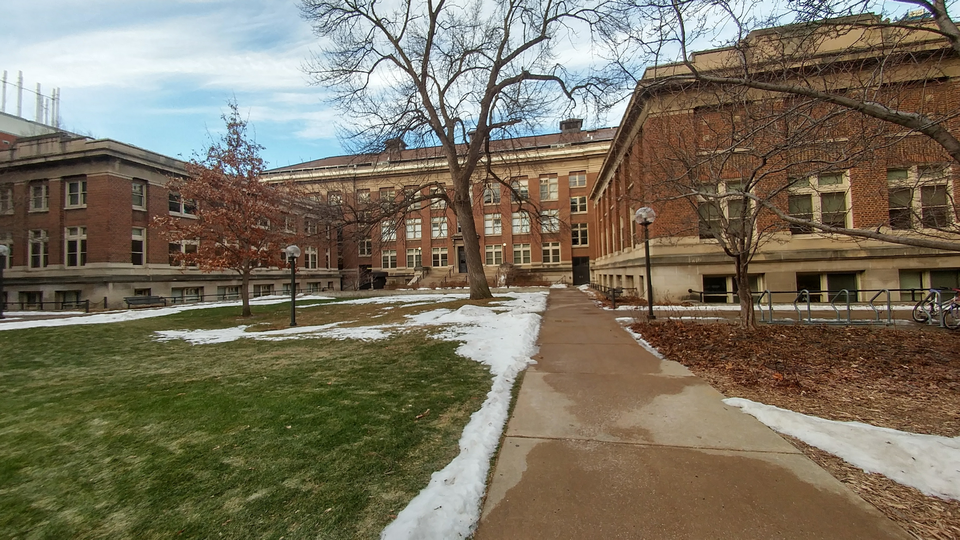
#> input picture left.bmp, 960 x 540 px
$ python Stereo_Reconstruction.py
#> lines starting #> are read from the running program, lines starting #| are printed output that depends on the picture; long printed decimals are rounded
import cv2
import numpy as np
import scipy.io as sio
from scipy.linalg import null_space
import matplotlib.pyplot as plt
import sys
from sklearn.neighbors import NearestNeighbors
from mpl_toolkits.mplot3d import Axes3D

NN_RATIO = 0.7
RANSAC_N = 1000
SIFT_SIZE = 12


def find_match_from_template_to_target(_template, _target):
    # SIFT features (descriptors) extraction
    sift = cv2.xfeatures2d.SIFT_create()
    template_kps, template_descriptors = sift.detectAndCompute(_template, None)
    target_kps, target_descriptors = sift.detectAndCompute(_target, None)
    # Nearest neighbour matching
    model = NearestNeighbors(n_neighbors=2).fit(target_descriptors)
    distances, indices = model.kneighbors(template_descriptors)
    # Ratio culling
    x1, x2, x1_all, x2_all = [], [], [], []
    # For each kp in img1 if nearest neighbour distance ratio < NN_RATIO
    for i in range(len(template_kps)):
        point1 = template_kps[i].pt
        point2 = target_kps[indices[i][0]].pt
        d1, d2 = distances[i]
        if (d1 / d2) <= NN_RATIO:
            x1.append(point1)
            x2.append(point2)
        x1_all.append(point1)
        x2_all.append(point2)

    x1, x2, x1_all, x2_all = np.asarray(x1), np.asarray(x2), np.asarray(x1_all), np.asarray(x2_all)

    print('{} SIFT feature matches'.format(len(x1_all)))
    # visualize_find_match(_target, _template, x1_all, x2_all)
    print('{} SIFT feature matches with filtering ratio {}'.format(len(x1), NN_RATIO))
    return x1, x2


def find_match(img1, img2):
    x1_forward, x2_forward = find_match_from_template_to_target(img1, img2)
    # visualize_find_match(img1, img2, x1_forward, x2_forward)
    x2_backward, x1_backward = find_match_from_template_to_target(img2, img1)
    # visualize_find_match(img1, img2, x1_backward, x2_backward)
    forward_dict = {}
    for x1, x2 in zip(x1_forward, x2_forward):
        forward_dict[tuple(x1)] = tuple(x2)
    backward_dict = {}
    for x1, x2 in zip(x1_backward, x2_backward):
        backward_dict[tuple(x2)] = tuple(x1)
    x1_final, x2_final = [], []
    for x1, x2 in zip(x1_forward, x2_forward):
        try:
            if backward_dict[forward_dict[tuple(x1)]] == tuple(x1):
                x1_final.append(x1)
                x2_final.append(x2)
        except KeyError:
            pass
    x1_final, x2_final = np.asarray(x1_final), np.asarray(x2_final)
    print('{} SIFT feature matches with bi-directional consistency check'.format(len(x1_final)))
    return x1_final, x2_final


def compute_F_by_8_point_algo(pts1, pts2):
    assert pts1.shape == pts2.shape == (8, 2)
    A = np.zeros((8, 9))
    for i, (u, v) in enumerate(zip(pts1, pts2)):
        # print(i, u, v)
        A[i, 0] = u[0] * v[0]
        A[i, 1] = u[1] * v[0]
        A[i, 2] = v[0]
        A[i, 3] = u[0] * v[1]
        A[i, 4] = u[1] * v[1]
        A[i, 5] = v[1]
        A[i, 6] = u[0]
        A[i, 7] = u[1]
        A[i, 8] = 1
    F = null_space(A)
    # Take only the first solution to null space
    F = F[:, 0]
    F = F.reshape(3, 3)
    return F


def do_svd_cleapup(F_tentative):
    # Decompose
    u, d, vt = np.linalg.svd(F_tentative)
    # print(u.shape, d.shape, vt.shape)
    # Cleanup step to make rank == 2
    d[2] = 0
    # Re-construct back
    F_cleaned = np.dot(u * d, vt)
    return F_cleaned


def compute_RANSAC_loss(pts1, pts2, F_cleaned):
    loss = []
    for pt1, pt2 in zip(pts1, pts2):
        u = np.asarray([pt1[0], pt1[1], 1])
        v = np.asarray([pt2[0], pt2[1], 1])
        per_point_loss = np.dot(np.matmul(v, F_cleaned), u)
        # print(v, F_cleaned, u, per_point_loss)
        loss.append(per_point_loss)
    loss = np.asarray(loss)
    loss = np.sum(loss ** 2)
    return loss


def compute_F(pts1, pts2):
    assert pts1.shape == pts2.shape
    n, _ = pts1.shape
    indices = np.arange(n)
    min_loss = None
    best_F = None
    for _ in range(RANSAC_N):
        np.random.shuffle(indices)
        first_eight_indices = indices[:8]
        # Compute tentative F using null space of 8 points matrix
        F_tentative = compute_F_by_8_point_algo(pts1[first_eight_indices], pts2[first_eight_indices])
        # Do SVD cleanup
        F_cleaned = do_svd_cleapup(F_tentative)
        # Compute loss
        loss = compute_RANSAC_loss(pts1, pts2, F_cleaned)
        # print(loss)
        if min_loss is None or loss < min_loss:
            min_loss = loss
            best_F = F_cleaned
    print('Min loss = {} for RANSAC iterations = {}'.format(min_loss, RANSAC_N))
    print('Best fundamental matrix = {}'.format(best_F))
    return best_F


# [102 lines left out: functions make_skew_symmetric_matrix, triangulation, disambiguate_pose, compute_rectification, compute_dense_sift_repr, dense_match, not called in this run]


# PROVIDED functions
def compute_camera_pose(F, K):
    E = K.T @ F @ K
    R_1, R_2, t = cv2.decomposeEssentialMat(E)
    # 4 cases
    R1, t1 = R_1, t
    R2, t2 = R_1, -t
    R3, t3 = R_2, t
    R4, t4 = R_2, -t

    Rs = [R1, R2, R3, R4]
    ts = [t1, t2, t3, t4]
    Cs = []
    for i in range(4):
        Cs.append(-Rs[i].T @ ts[i])
    return Rs, Cs


def visualize_img_pair(img1, img2):
    img = np.hstack((img1, img2))
    if img1.ndim == 3:
        plt.imshow(cv2.cvtColor(img, cv2.COLOR_BGR2RGB))
    else:
        plt.imshow(img, cmap='gray')
    plt.axis('off')
    plt.show()


def visualize_find_match(img1, img2, pts1, pts2):
    assert pts1.shape == pts2.shape, 'x1 and x2 should have same shape!'
    img_h = img1.shape[0]
    scale_factor1 = img_h / img1.shape[0]
    scale_factor2 = img_h / img2.shape[0]
    img1_resized = cv2.resize(img1, None, fx=scale_factor1, fy=scale_factor1)
    img2_resized = cv2.resize(img2, None, fx=scale_factor2, fy=scale_factor2)
    pts1 = pts1 * scale_factor1
    pts2 = pts2 * scale_factor2
    pts2[:, 0] += img1_resized.shape[1]
    img = np.hstack((img1_resized, img2_resized))
    plt.imshow(cv2.cvtColor(img, cv2.COLOR_BGR2RGB))
    for i in range(pts1.shape[0]):
        plt.plot([pts1[i, 0], pts2[i, 0]], [pts1[i, 1], pts2[i, 1]], 'b.-', linewidth=0.5, markersize=5)
    plt.axis('off')
    plt.show()


def visualize_epipolar_lines(F, pts1, pts2, img1, img2):
    assert pts1.shape == pts2.shape, 'x1 and x2 should have same shape!'
    ax1 = plt.subplot(121)
    ax2 = plt.subplot(122)
    ax1.imshow(cv2.cvtColor(img1, cv2.COLOR_BGR2RGB))
    ax2.imshow(cv2.cvtColor(img2, cv2.COLOR_BGR2RGB))

    for i in range(pts1.shape[0]):
        x1, y1 = int(pts1[i][0] + 0.5), int(pts1[i][1] + 0.5)
        ax1.scatter(x1, y1, s=5)
        p1, p2 = find_epipolar_line_end_points(img2, F, (x1, y1))
        ax2.plot([p1[0], p2[0]], [p1[1], p2[1]], linewidth=0.5)

    for i in range(pts2.shape[0]):
        x2, y2 = int(pts2[i][0] + 0.5), int(pts2[i][1] + 0.5)
        ax2.scatter(x2, y2, s=5)
        p1, p2 = find_epipolar_line_end_points(img1, F.T, (x2, y2))
        ax1.plot([p1[0], p2[0]], [p1[1], p2[1]], linewidth=0.5)

    ax1.axis('off')
    ax2.axis('off')
    plt.show()


def find_epipolar_line_end_points(img, F, p):
    img_width = img.shape[1]
    el = np.dot(F, np.array([p[0], p[1], 1]).reshape(3, 1))
    p1 = (0, int((-el[2] / el[1])[0]))
    p2 = (img.shape[1], int(((-img_width * el[0] - el[2]) / el[1])[0]))
    _, p1, p2 = cv2.clipLine((0, 0, img.shape[1], img.shape[0]), p1, p2)
    return p1, p2


def visualize_camera_poses(Rs, Cs):
    assert (len(Rs) == len(Cs) == 4)
    fig = plt.figure()
    R1, C1 = np.eye(3), np.zeros((3, 1))
    for i in range(4):
        R2, C2 = Rs[i], Cs[i]
        ax = fig.add_subplot(2, 2, i + 1, projection='3d')
        draw_camera(ax, R1, C1)
        draw_camera(ax, R2, C2)
        set_axes_equal(ax)
        ax.set_xlabel('x axis')
        ax.set_ylabel('y axis')
        ax.set_zlabel('z axis')
        ax.view_init(azim=-90, elev=0)
    fig.tight_layout()
    plt.show()


# [34 lines left out: functions visualize_camera_poses_with_pts, visualize_camera_pose_with_pts, not called in this run]


def draw_camera(ax, R, C, scale=0.2):
    axis_end_points = C + scale * R.T  # (3, 3)
    vertices = C + scale * R.T @ np.array([[1, 1, 1], [-1, 1, 1], [-1, -1, 1], [1, -1, 1]]).T  # (3, 4)
    vertices_ = np.hstack((vertices, vertices[:, :1]))  # (3, 5)

    # draw coordinate system of camera
    ax.plot([C[0], axis_end_points[0, 0]], [C[1], axis_end_points[1, 0]], [C[2], axis_end_points[2, 0]], 'r-')
    ax.plot([C[0], axis_end_points[0, 1]], [C[1], axis_end_points[1, 1]], [C[2], axis_end_points[2, 1]], 'g-')
    ax.plot([C[0], axis_end_points[0, 2]], [C[1], axis_end_points[1, 2]], [C[2], axis_end_points[2, 2]], 'b-')

    # draw square window and lines connecting it to camera center
    ax.plot(vertices_[0, :], vertices_[1, :], vertices_[2, :], 'k-')
    ax.plot([C[0], vertices[0, 0]], [C[1], vertices[1, 0]], [C[2], vertices[2, 0]], 'k-')
    ax.plot([C[0], vertices[0, 1]], [C[1], vertices[1, 1]], [C[2], vertices[2, 1]], 'k-')
    ax.plot([C[0], vertices[0, 2]], [C[1], vertices[1, 2]], [C[2], vertices[2, 2]], 'k-')
    ax.plot([C[0], vertices[0, 3]], [C[1], vertices[1, 3]], [C[2], vertices[2, 3]], 'k-')


# [20 lines left out: functions set_axes_equal, visualize_disparity_map, not called in this run]


if __name__ == '__main__':
    np.random.seed(42)

    # read in left and right images as RGB images
    img_left = cv2.imread('./left.bmp', 1)
#> img_left is the input picture: shape (540, 960, 3); mean B, G, R 94.8, 113, 120.7
    img_right = cv2.imread('./right.bmp', 1)
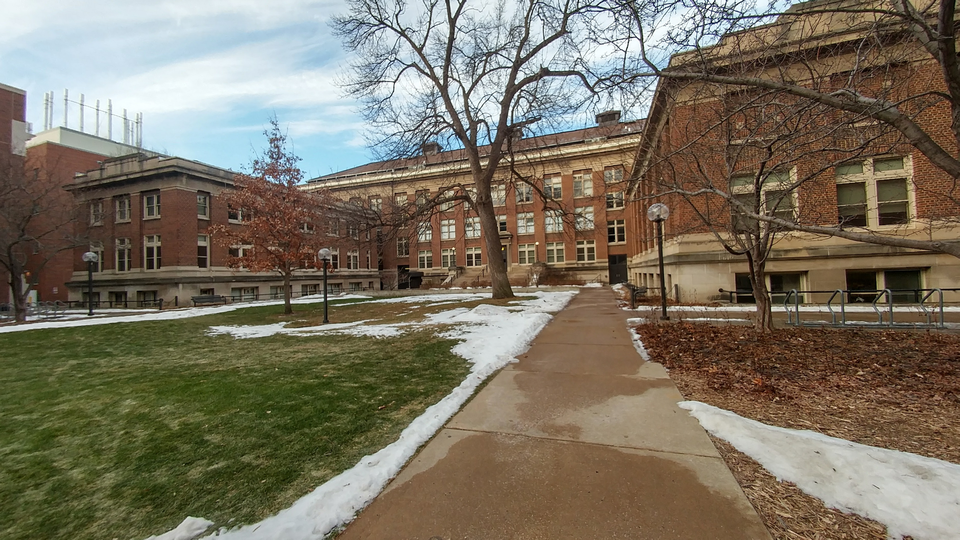
#> input picture right.bmp, 960 x 540 px
#> img_right is the input picture: shape (540, 960, 3); mean B, G, R 97.6, 114.2, 122.1
    visualize_img_pair(img_left, img_right)
#> in visualize_img_pair, `img = np.hstack((img1, img2))`:
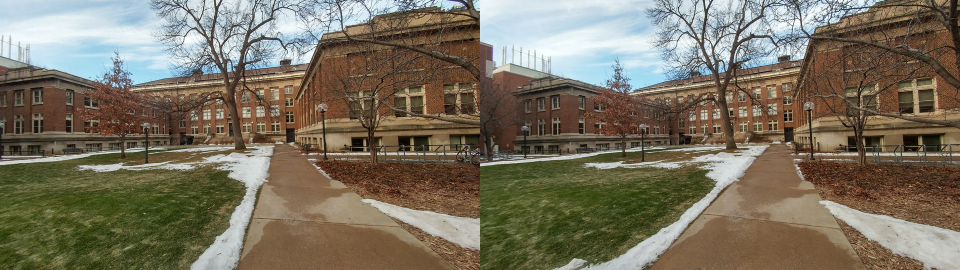
#> img: shape (540, 1920, 3) (shown at 1/2 size); mean B, G, R 96.2, 113.6, 121.4

    # Step 1: find correspondences between image pair
    pts1, pts2 = find_match(img_left, img_right)
#> in find_match_from_template_to_target, `template_kps, template_descriptors = sift.detectAndCompute(_template, ..`: template_kps = 4058 keypoints; strongest (x, y, size): (488, 124, 1.9), (375, 65, 1.9), (495, 59, 1.9), (437, 25, 2)
#> in find_match_from_template_to_target, `target_kps, target_descriptors = sift.detectAndCompute(_target, None)`: target_kps = 3949 keypoints; strongest (x, y, size): (509, 159, 1.9), (707, 6, 1.9), (441, 82, 2.6), (537, 243, 1.8)
#> in find_match_from_template_to_target, `distances, indices = model.kneighbors(template_descriptors)`: distances = 4058 pairs, first value 31.53 to 399.2, second value 90.44 to 408.3; indices = 4058 pairs, first value 7 to 3945, second value 5 to 3946
#> the loop in find_match_from_template_to_target, `for i in range(len(template_kps)):` made 4058 passes
#> (point1, point2, d1, d2) on passes 1 to 3: ((2.31, 456.7), (519.2, 96.99), 348, 353.8), ((2.45, 420.7), (92.43, 371.4), 291.1, 303.2), ((2.86, 452.4), (595.1, 146.5), 325.9, 335)
#> after the loop in find_match_from_template_to_target, `for i in range(len(template_kps)):`: x1 = 403 pairs, first value 5.43 to 916.3, second value 3.86 to 522.6; x1_all = 4058 pairs, first value 2.31 to 957.1, second value 2.32 to 537.1; x2 = 403 pairs, first value 48.07 to 941.3, second value 10.58 to 480; x2_all = 4058 pairs, first value 8.63 to 953.9, second value 3.32 to 534.9
#| 4058 SIFT feature matches
#| 403 SIFT feature matches with filtering ratio 0.7
#> in find_match, `x1_forward, x2_forward = find_match_from_template_to_target(img1, img2)`: x1_forward has the same summary as x1 in find_match_from_template_to_target; x2_forward has the same summary as x2 in find_match_from_template_to_target
#> in find_match_from_template_to_target (call 2), `template_kps, template_descriptors = sift.detectAndCompute(_template, ..`: template_kps has the same summary as target_kps
#> in find_match_from_template_to_target (call 2), `target_kps, target_descriptors = sift.detectAndCompute(_target, None)`: target_kps has the same summary as template_kps
#> the loop in find_match_from_template_to_target (call 2), `for i in range(len(template_kps)):` made 3949 passes
#> (point1, point2, d1, d2) on passes 1 to 3: ((3.51, 350.5), (803.2, 220.3), 320.7, 323.9), ((3.51, 350.5), (57.4, 394.4), 252.3, 285.3), ((5.17, 319.8), (837.5, 67.28), 287.3, 287.7)
#| 3949 SIFT feature matches
#| 383 SIFT feature matches with filtering ratio 0.7
#> in find_match, `x2_backward, x1_backward = find_match_from_template_to_target(img2, im..`: x2_backward = 383 pairs, first value 21.68 to 941.3, second value 10.58 to 519.4; x1_backward = 383 pairs, first value 4.07 to 916.3, second value 3.86 to 533.6
#> the loop in find_match, `for x1, x2 in zip(x1_forward, x2_forward):` made 403 passes
#> (x1, x2) on passes 1 to 3: ([5.43, 155], [95.74, 174.5]), ([6.02, 111.6], [99.53, 135.6]), ([10.14, 266.9], [158.3, 267])
#> after the loop in find_match, `for x1, x2 in zip(x1_forward, x2_forward):`: forward_dict = 362 items
#> the loop in find_match, `for x1, x2 in zip(x1_backward, x2_backward):` made 383 passes
#> (x1, x2) on passes 1 to 3: ([868.4, 506.8], [21.68, 499.8]), ([57.93, 94.65], [51.61, 98.23]), ([38.4, 514.6], [53.38, 471.1])
#> after the loop in find_match, `for x1, x2 in zip(x1_backward, x2_backward):`: backward_dict = 345 items
#> after the loop in find_match, `for x1, x2 in zip(x1_forward, x2_forward):`: x1_final = 320 pairs, first value 6.02 to 916.3, second value 3.86 to 514.6; x2_final = 320 pairs, first value 51.61 to 941.3, second value 10.58 to 480
#| 320 SIFT feature matches with bi-directional consistency check
#> pts1 has the same summary as x1_final in find_match; pts2 has the same summary as x2_final in find_match
    visualize_find_match(img_left, img_right, pts1, pts2)
#> in visualize_find_match, `pts1 = pts1 * scale_factor1`: pts1 has the same summary as x1_final in find_match
#> in visualize_find_match, `pts2 = pts2 * scale_factor2`: pts2 has the same summary as x2_final in find_match
#> in visualize_find_match, `plt.show()`:
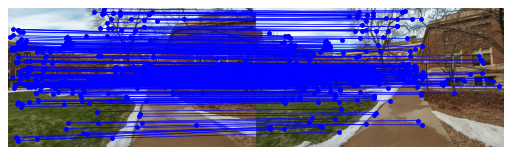
#> figure drawn by matplotlib, 1 panel

    # Step 2: compute fundamental matrix
    F = compute_F(pts1, pts2)
#> the loop in compute_F, `for _ in range(RANSAC_N):` made 1000 passes
#> (loss, min_loss) on passes 1, 3: (4.81, 4.81), (3.45, 3.45)
#> loss on pass 2: 7.1
#| Min loss = 0.513 for RANSAC iterations = 1000
#| Best fundamental matrix = [[ 1.61343499e-07  1.21333678e-05 -4.10772511e-03]
#|  [-5.98855711e-06 -7.00532433e-07 -1.46189446e-02]
#|  [ 2.13400270e-03  1.15783331e-02  9.99815384e-01]]
    visualize_epipolar_lines(F, pts1, pts2, img_left, img_right)
#> in visualize_epipolar_lines, `plt.show()`:
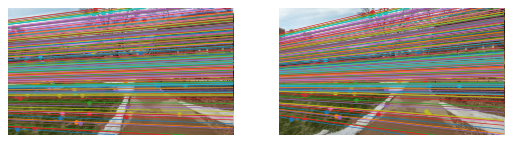
#> figure drawn by matplotlib, 2 panels

    # Step 3: computes four sets of camera poses
    K = np.array([[350, 0, 960 / 2], [0, 350, 540 / 2], [0, 0, 1]])
    Rs, Cs = compute_camera_pose(F, K)
#> (the run stopped early here; a loop or call above may not have finished)
